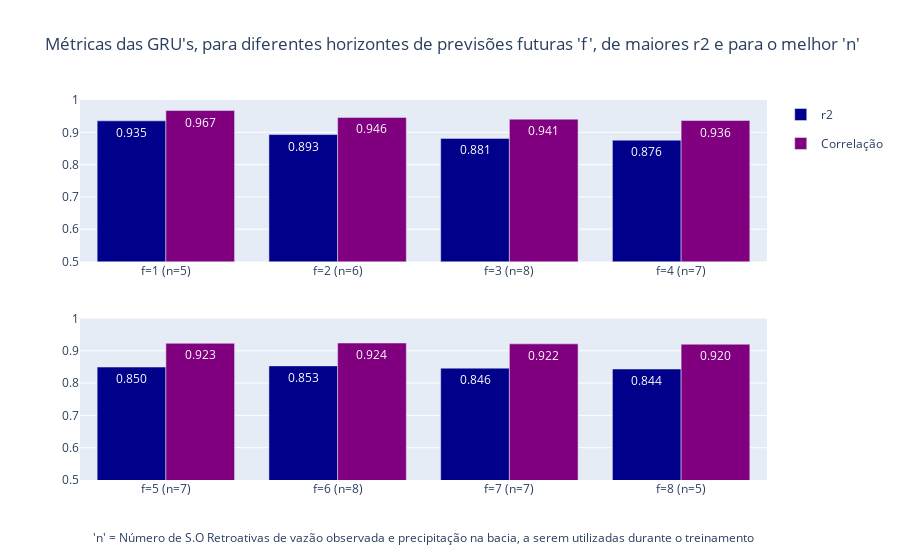

Here is the notebook cell this chart was saved with:
### Code cell
from plotly.subplots import make_subplots
import plotly.graph_objects as go

# Custom labels for each subplot
custom_labels_r2_2 = ['f=5 (n=7)', 'f=6 (n=8)', 'f=7 (n=7)', 'f=8 (n=5)']
custom_labels_r2_1 = ['f=1 (n=5)', 'f=2 (n=6)', 'f=3 (n=8)', 'f=4 (n=7)']

# custom_labels_r2_2 = ['f=5 & n=3', 'f=6 & n=2', 'f=7 & n=1', 'f=8 & n=7']
# custom_labels_r2_1 = ['f=1 & n=7', 'f=2 & n=1', 'f=3 & n=5', 'f=4 & n=2']

# Define colors for bars
r2_color = 'darkblue'
corr_color = 'purple'

# Create subplots
fig = make_subplots(rows=2, cols=1) # subplot_titles=("Custom Labels for n=5 to n=8", "Custom Labels for n=1 to n=4")

# Add traces to subplot 1
fig.add_trace(go.Bar(
    x=custom_labels_r2_1,
    y=df_plt_1['metrics.r2'][:4],
    text=df_plt_1['metrics.r2'][:4].apply(lambda x: f'{x:.3f}'),  
    hovertemplate='%{y:.3f}',
    name='r2',
    legendgroup='r2_group',
    marker=dict(color=r2_color)
), row=1, col=1)

fig.add_trace(go.Bar(
    x=custom_labels_r2_1,
    y=df_plt_1['metrics.corr'][:4],
    text=df_plt_1['metrics.corr'][:4].apply(lambda x: f'{x:.3f}'),  
    hovertemplate='%{y:.3f}',
    name='Correlação',
    legendgroup='correlation_group',
    showlegend=False,
    marker=dict(color=corr_color)
), row=1, col=1)

# Add traces to subplot 2
fig.add_trace(go.Bar(
    x=custom_labels_r2_2,
    y=df_plt_1['metrics.r2'][4:],
    text=df_plt_1['metrics.r2'][4:].apply(lambda x: f'{x:.3f}'),  
    hovertemplate='%{y:.3f}',
    name='r2',
    legendgroup='r2_group',
    showlegend=False,
    marker=dict(color=r2_color)
), row=2, col=1)

fig.add_trace(go.Bar(
    x=custom_labels_r2_2,
    y=df_plt_1['metrics.corr'][4:],
    text=df_plt_1['metrics.corr'][4:].apply(lambda x: f'{x:.3f}'),  
    hovertemplate='%{y:.3f}',
    name='Correlação',
    legendgroup='correlation_group',
    marker=dict(color=corr_color)
), row=2, col=1)

# Update layout
fig.update_layout(
    title=f"Métricas {name_plots}, para diferentes horizontes de previsões futuras 'f', de maiores r2 e para o melhor 'n' ",
    #xaxis=dict(title='Número de S.O Retroativas "n" a serem utilizadas durante o treinamento'),
    barmode='group',
)

# Set the same y-axis range for both subplots
fig.update_yaxes(range=[0.5, 1.0], row=1, col=1)
fig.update_yaxes(range=[0.5, 1.0], row=2, col=1)

# Add annotations
fig.add_annotation(text="'n' = Número de S.O Retroativas de vazão observada e precipitação na bacia, a serem utilizadas durante o treinamento",
                   xref="paper", yref="paper",
                   x=0.5, y=-0.18, showarrow=False)

# Add annotations
fig.add_annotation(text="'f' = Número da S.O Futura onde se prevê a vazão",
                   xref="paper", yref="paper",
                   x=0.5, y=-0.25, showarrow=False)

# Show the plot
fig.show()

### Figure 1 — Plotly figure (JSON) as saved in the notebook; plotly's stock layout.template omitted (floating-point values rounded to 4 significant figures)
{"data": [{"hovertemplate": "%{y:.3f}", "legendgroup": "r2_group", "marker": {"color": "darkblue"}, "name": "r2", "text": ["0.935", "0.893", "0.881", "0.876"], "type": "bar", "x": ["f=1 (n=5)", "f=2 (n=6)", "f=3 (n=8)", "f=4 (n=7)"], "xaxis": "x", "y": [0.9354, 0.893, 0.8811, 0.8756], "yaxis": "y"}, {"hovertemplate": "%{y:.3f}", "legendgroup": "correlation_group", "marker": {"color": "purple"}, "name": "Correlação", "showlegend": false, "text": ["0.967", "0.946", "0.941", "0.936"], "type": "bar", "x": ["f=1 (n=5)", "f=2 (n=6)", "f=3 (n=8)", "f=4 (n=7)"], "xaxis": "x", "y": [0.9673, 0.9461, 0.9406, 0.9365], "yaxis": "y"}, {"hovertemplate": "%{y:.3f}", "legendgroup": "r2_group", "marker": {"color": "darkblue"}, "name": "r2", "showlegend": false, "text": ["0.850", "0.853", "0.846", "0.844"], "type": "bar", "x": ["f=5 (n=7)", "f=6 (n=8)", "f=7 (n=7)", "f=8 (n=5)"], "xaxis": "x2", "y": [0.8496, 0.8533, 0.8463, 0.8436], "yaxis": "y2"}, {"hovertemplate": "%{y:.3f}", "legendgroup": "correlation_group", "marker": {"color": "purple"}, "name": "Correlação", "text": ["0.923", "0.924", "0.922", "0.920"], "type": "bar", "x": ["f=5 (n=7)", "f=6 (n=8)", "f=7 (n=7)", "f=8 (n=5)"], "xaxis": "x2", "y": [0.9232, 0.9241, 0.9215, 0.9204], "yaxis": "y2"}], "layout": {"annotations": [{"showarrow": false, "text": "'n' = Número de S.O Retroativas de vazão observada e precipitação na bacia, a serem utilizadas durante o treinamento", "x": 0.5, "xref": "paper", "y": -0.18, "yref": "paper"}, {"showarrow": false, "text": "'f' = Número da S.O Futura onde se prevê a vazão", "x": 0.5, "xref": "paper", "y": -0.25, "yref": "paper"}], "barmode": "group", "title": {"text": "Métricas das GRU's, para diferentes horizontes de previsões futuras 'f', de maiores r2 e para o melhor 'n' "}, "xaxis": {"anchor": "y", "domain": [0, 1]}, "xaxis2": {"anchor": "y2", "domain": [0, 1]}, "yaxis": {"anchor": "x", "domain": [0.575, 1], "range": [0.5, 1]}, "yaxis2": {"anchor": "x2", "domain": [0, 0.425], "range": [0.5, 1]}}}
